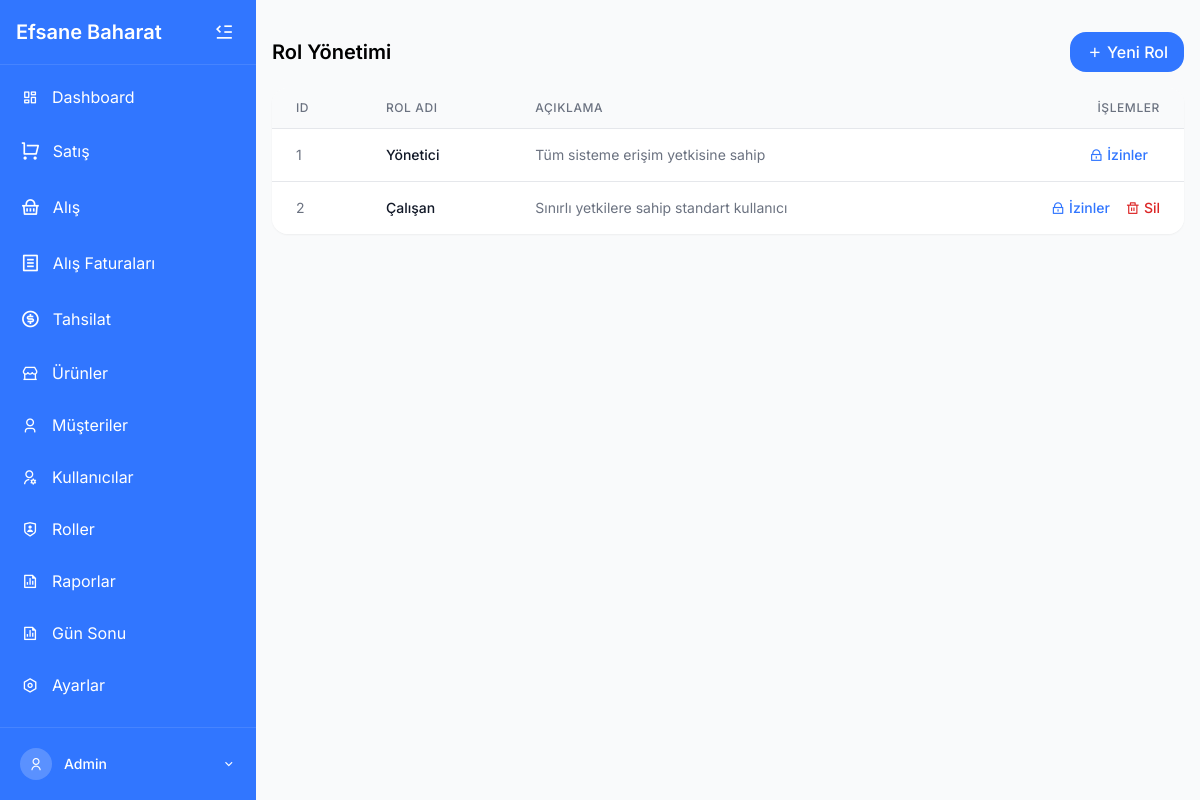
The app's page /roller.php (signed in) with its own data.
### tables this page shows
CREATE TABLE `roller` (
  `id` int(11) NOT NULL,
  `rol_adi` varchar(50) NOT NULL,
  `aciklama` text DEFAULT NULL,
  `created_at` timestamp NOT NULL DEFAULT current_timestamp()
);

### roller.php (the view, shortened to what this page needs)
<?php
include 'includes/header.php';
try {
    $stmt = $pdo->query("SELECT * FROM roller ORDER BY id");
    $roller = $stmt->fetchAll(PDO::FETCH_ASSOC);
} catch(Exception $e) {
    echo "Hata: " . $e->getMessage();
    $roller = [];
}
?>
<div class="p-4">
    <div class="flex justify-between items-center mb-4">
        <h1 class="text-xl font-semibold">Rol Yönetimi</h1>
        <button
            onclick="document.getElementById('rolEkleModal').classList.remove('hidden'); document.getElementById('rolEkleModal').classList.add('flex');"
            class="bg-primary hover:bg-primary-dark text-white font-medium py-2 px-4 rounded-lg transition duration-200 flex items-center gap-1"
        >
            <i class="ri-add-line"></i> Yeni Rol
        </button>
    </div>
    <div class="bg-white rounded-lg shadow-sm overflow-hidden">
        <div class="overflow-x-auto">
            <table class="min-w-full divide-y divide-gray-200">
                <thead class="bg-gray-50">
                    <tr>
                        <th scope="col" class="px-6 py-3 text-left text-xs font-medium text-gray-500 uppercase tracking-wider">ID</th>
                        <th scope="col" class="px-6 py-3 text-left text-xs font-medium text-gray-500 uppercase tracking-wider">Rol Adı</th>
                        <th scope="col" class="px-6 py-3 text-left text-xs font-medium text-gray-500 uppercase tracking-wider">Açıklama</th>
                        <th scope="col" class="px-6 py-3 text-right text-xs font-medium text-gray-500 uppercase tracking-wider">İşlemler</th>
                    </tr>
                </thead>
                <tbody class="bg-white divide-y divide-gray-200">
                    <?php if (empty($roller)): ?>
                        <tr>
                            <td colspan="4" class="px-6 py-4 text-center text-sm text-gray-500">Henüz rol bulunmuyor.</td>
                        </tr>
                    <?php else: ?>
                        <?php foreach ($roller as $rol): ?>
                            <tr>
                                <td class="px-6 py-4 whitespace-nowrap text-sm text-gray-500">
                                    <?= $rol['id'] ?>
                                </td>
                                <td class="px-6 py-4 whitespace-nowrap">
                                    <div class="text-sm font-medium text-gray-900"><?= htmlspecialchars($rol['rol_adi']) ?></div>
                                </td>
                                <td class="px-6 py-4 whitespace-nowrap">
                                    <div class="text-sm text-gray-500"><?= htmlspecialchars($rol['aciklama'] ?? '') ?></div>
                                </td>
                                <td class="px-6 py-4 whitespace-nowrap text-right text-sm font-medium">
                                    <button
                                        onclick="izinDuzenle(<?= $rol['id'] ?>, '<?= htmlspecialchars($rol['rol_adi']) ?>')"
                                        class="text-primary hover:text-primary-dark mr-3"
                                    >
                                        <i class="ri-lock-line"></i> İzinler
                                    </button>
                                    <?php if ($rol['id'] != 1):  ?>
                                        <a href="#" onclick="silmeOnayi(<?= $rol['id'] ?>, '<?= htmlspecialchars($rol['rol_adi']) ?>')" class="text-red-600 hover:text-red-900">
                                            <i class="ri-delete-bin-line"></i> Sil
                                        </a>
                                    <?php endif; ?>
                                </td>
                            </tr>
                        <?php endforeach; ?>
                    <?php endif; ?>
                </tbody>
            </table>
        </div>
    </div>
</div>
<?php include 'includes/footer.php'; ?>

### includes/header.php (style rules this page uses)
:where([class^="ri-"])::before { content: "\f3c2"; }
body { font-family: 'Inter', sans-serif; }

### records on screen
roller: id "1", rol_adi "Yönetici", aciklama "Tüm sisteme erişim yetkisine sahip"
roller: id "2", rol_adi "Çalışan", aciklama "Sınırlı yetkilere sahip standart kullanıcı"

### other values on screen
$_SESSION['kullanici_adi'] "Admin"
